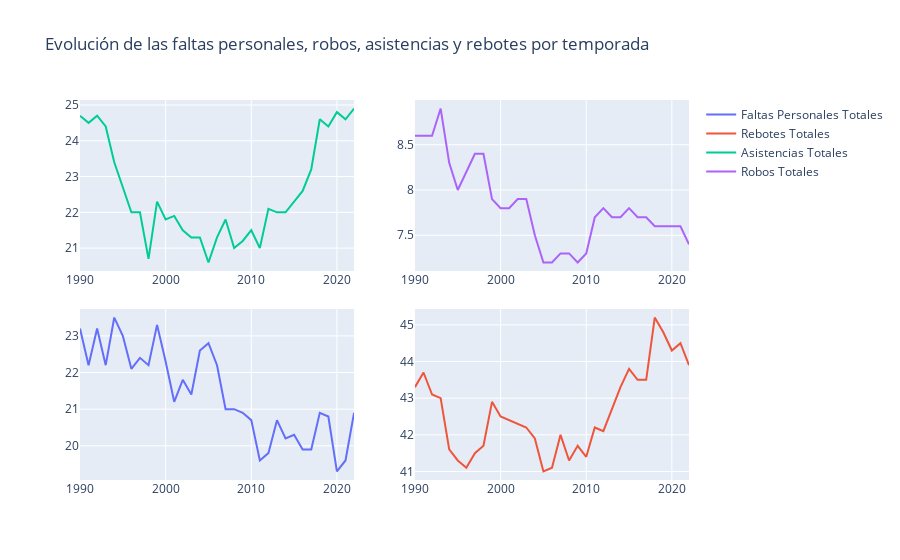

Source (notebook cell):
### Code cell
trace1 = go.Scatter(
    x=globales_nba['Season'],
    y=globales_nba['PF'],
    xaxis='x1',
    yaxis='y1',
    name = "Faltas Personales Totales"
)
trace2 = go.Scatter(
    x=globales_nba['Season'],
    y=globales_nba['TRB'],
    xaxis='x2',
    yaxis='y2',
    name = "Rebotes Totales"
)
trace3 = go.Scatter(
    x=globales_nba['Season'],
    y=globales_nba['AST'],
    xaxis='x3',
    yaxis='y3',
    name = "Asistencias Totales"
)
trace4 = go.Scatter(
    x=globales_nba['Season'],
    y=globales_nba['STL'],
    xaxis='x4',
    yaxis='y4',
    name = "Robos Totales"
)
data = [trace1, trace2, trace3, trace4]

layout = go.Layout(
    xaxis=dict(
        domain=[0, 0.45],
        anchor='y1'
    ),
    yaxis=dict(
        domain=[0, 0.45],
        anchor='x1'
    ),
    xaxis2=dict(
        domain=[0.55, 1],
        anchor='y2'
    ),
    xaxis3=dict(
        domain=[0, 0.45],
        anchor='y3'
    ),
    xaxis4=dict(
        domain=[0.55, 1],
        anchor='y4'
    ),
    yaxis2=dict(
        domain=[0, 0.45],
        anchor='x2'
    ),
    yaxis3=dict(
        domain=[0.55, 1],
        anchor='x3'
    ),
    yaxis4=dict(
        domain=[0.55, 1],
        anchor='x4'
    ),
    title = 'Evolución de las faltas personales, robos, asistencias y rebotes por temporada'
)
fig = go.Figure(data=data, layout=layout)
iplot(fig)

### Figure 1 — Plotly figure (JSON) as saved in the notebook; plotly's stock layout.template omitted (floating-point values rounded to 4 significant figures)
{"data": [{"name": "Faltas Personales Totales", "type": "scatter", "x": ["2022-01-01T00:00:00", "2021-01-01T00:00:00", "2020-01-01T00:00:00", "2019-01-01T00:00:00", "2018-01-01T00:00:00", "2017-01-01T00:00:00", "2016-01-01T00:00:00", "2015-01-01T00:00:00", "2014-01-01T00:00:00", "2013-01-01T00:00:00", "2012-01-01T00:00:00", "2011-01-01T00:00:00", "2010-01-01T00:00:00", "2009-01-01T00:00:00", "2008-01-01T00:00:00", "2007-01-01T00:00:00", "2006-01-01T00:00:00", "2005-01-01T00:00:00", "2004-01-01T00:00:00", "2003-01-01T00:00:00", "2002-01-01T00:00:00", "2001-01-01T00:00:00", "2000-01-01T00:00:00", "1999-01-01T00:00:00", "1998-01-01T00:00:00", "1997-01-01T00:00:00", "1996-01-01T00:00:00", "1995-01-01T00:00:00", "1994-01-01T00:00:00", "1993-01-01T00:00:00", "1992-01-01T00:00:00", "1991-01-01T00:00:00", "1990-01-01T00:00:00"], "xaxis": "x", "y": [20.9, 19.6, 19.3, 20.8, 20.9, 19.9, 19.9, 20.3, 20.2, 20.7, 19.8, 19.6, 20.7, 20.9, 21, 21, 22.2, 22.8, 22.6, 21.4, 21.8, 21.2, 22.3, 23.3, 22.2, 22.4, 22.1, 23, 23.5, 22.2, 23.2, 22.2, 23.2], "yaxis": "y"}, {"name": "Rebotes Totales", "type": "scatter", "x": ["2022-01-01T00:00:00", "2021-01-01T00:00:00", "2020-01-01T00:00:00", "2019-01-01T00:00:00", "2018-01-01T00:00:00", "2017-01-01T00:00:00", "2016-01-01T00:00:00", "2015-01-01T00:00:00", "2014-01-01T00:00:00", "2013-01-01T00:00:00", "2012-01-01T00:00:00", "2011-01-01T00:00:00", "2010-01-01T00:00:00", "2009-01-01T00:00:00", "2008-01-01T00:00:00", "2007-01-01T00:00:00", "2006-01-01T00:00:00", "2005-01-01T00:00:00", "2004-01-01T00:00:00", "2003-01-01T00:00:00", "2002-01-01T00:00:00", "2001-01-01T00:00:00", "2000-01-01T00:00:00", "1999-01-01T00:00:00", "1998-01-01T00:00:00", "1997-01-01T00:00:00", "1996-01-01T00:00:00", "1995-01-01T00:00:00", "1994-01-01T00:00:00", "1993-01-01T00:00:00", "1992-01-01T00:00:00", "1991-01-01T00:00:00", "1990-01-01T00:00:00"], "xaxis": "x2", "y": [43.9, 44.5, 44.3, 44.8, 45.2, 43.5, 43.5, 43.8, 43.3, 42.7, 42.1, 42.2, 41.4, 41.7, 41.3, 42, 41.1, 41, 41.9, 42.2, 42.3, 42.4, 42.5, 42.9, 41.7, 41.5, 41.1, 41.3, 41.6, 43, 43.1, 43.7, 43.3], "yaxis": "y2"}, {"name": "Asistencias Totales", "type": "scatter", "x": ["2022-01-01T00:00:00", "2021-01-01T00:00:00", "2020-01-01T00:00:00", "2019-01-01T00:00:00", "2018-01-01T00:00:00", "2017-01-01T00:00:00", "2016-01-01T00:00:00", "2015-01-01T00:00:00", "2014-01-01T00:00:00", "2013-01-01T00:00:00", "2012-01-01T00:00:00", "2011-01-01T00:00:00", "2010-01-01T00:00:00", "2009-01-01T00:00:00", "2008-01-01T00:00:00", "2007-01-01T00:00:00", "2006-01-01T00:00:00", "2005-01-01T00:00:00", "2004-01-01T00:00:00", "2003-01-01T00:00:00", "2002-01-01T00:00:00", "2001-01-01T00:00:00", "2000-01-01T00:00:00", "1999-01-01T00:00:00", "1998-01-01T00:00:00", "1997-01-01T00:00:00", "1996-01-01T00:00:00", "1995-01-01T00:00:00", "1994-01-01T00:00:00", "1993-01-01T00:00:00", "1992-01-01T00:00:00", "1991-01-01T00:00:00", "1990-01-01T00:00:00"], "xaxis": "x3", "y": [24.9, 24.6, 24.8, 24.4, 24.6, 23.2, 22.6, 22.3, 22, 22, 22.1, 21, 21.5, 21.2, 21, 21.8, 21.3, 20.6, 21.3, 21.3, 21.5, 21.9, 21.8, 22.3, 20.7, 22, 22, 22.7, 23.4, 24.4, 24.7, 24.5, 24.7], "yaxis": "y3"}, {"name": "Robos Totales", "type": "scatter", "x": ["2022-01-01T00:00:00", "2021-01-01T00:00:00", "2020-01-01T00:00:00", "2019-01-01T00:00:00", "2018-01-01T00:00:00", "2017-01-01T00:00:00", "2016-01-01T00:00:00", "2015-01-01T00:00:00", "2014-01-01T00:00:00", "2013-01-01T00:00:00", "2012-01-01T00:00:00", "2011-01-01T00:00:00", "2010-01-01T00:00:00", "2009-01-01T00:00:00", "2008-01-01T00:00:00", "2007-01-01T00:00:00", "2006-01-01T00:00:00", "2005-01-01T00:00:00", "2004-01-01T00:00:00", "2003-01-01T00:00:00", "2002-01-01T00:00:00", "2001-01-01T00:00:00", "2000-01-01T00:00:00", "1999-01-01T00:00:00", "1998-01-01T00:00:00", "1997-01-01T00:00:00", "1996-01-01T00:00:00", "1995-01-01T00:00:00", "1994-01-01T00:00:00", "1993-01-01T00:00:00", "1992-01-01T00:00:00", "1991-01-01T00:00:00", "1990-01-01T00:00:00"], "xaxis": "x4", "y": [7.4, 7.6, 7.6, 7.6, 7.6, 7.7, 7.7, 7.8, 7.7, 7.7, 7.8, 7.7, 7.3, 7.2, 7.3, 7.3, 7.2, 7.2, 7.5, 7.9, 7.9, 7.8, 7.8, 7.9, 8.4, 8.4, 8.2, 8, 8.3, 8.9, 8.6, 8.6, 8.6], "yaxis": "y4"}], "layout": {"title": {"text": "Evolución de las faltas personales, robos, asistencias y rebotes por temporada"}, "xaxis": {"anchor": "y", "domain": [0, 0.45]}, "xaxis2": {"anchor": "y2", "domain": [0.55, 1]}, "xaxis3": {"anchor": "y3", "domain": [0, 0.45]}, "xaxis4": {"anchor": "y4", "domain": [0.55, 1]}, "yaxis": {"anchor": "x", "domain": [0, 0.45]}, "yaxis2": {"anchor": "x2", "domain": [0, 0.45]}, "yaxis3": {"anchor": "x3", "domain": [0.55, 1]}, "yaxis4": {"anchor": "x4", "domain": [0.55, 1]}}}
